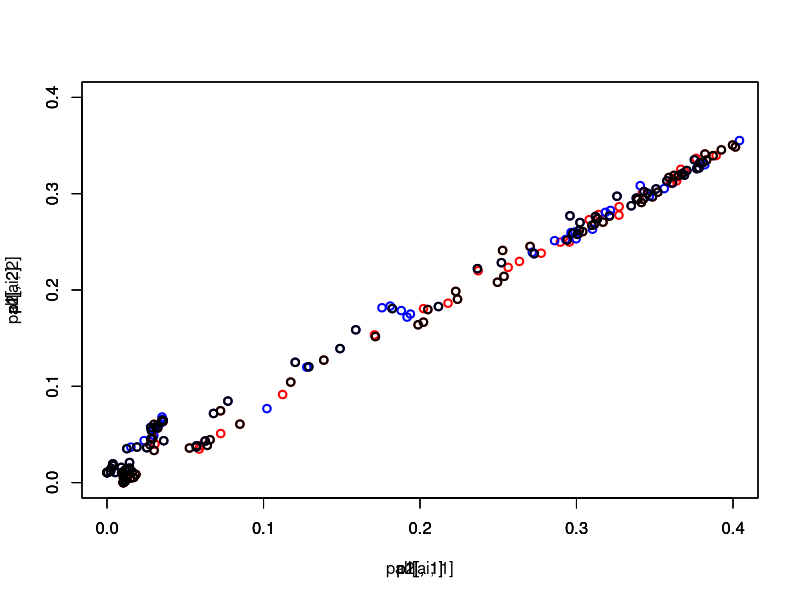
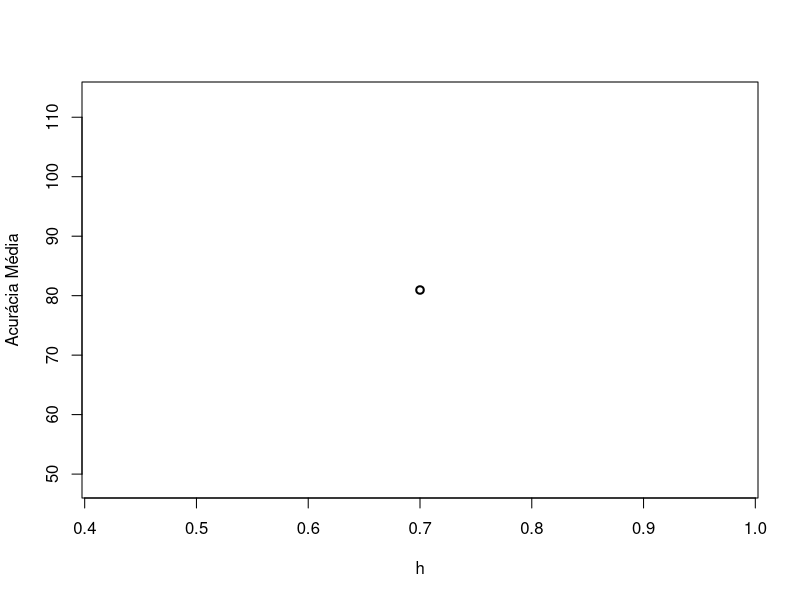

The R source for these figures, in order:
rm(list = ls())
if (length(dev.list())) {
  dev.off()
}

library("mlbench")
library("flextable")
library("kernlab")

set.seed(205)

# pega os dados da package mlbench
data("Glass")
data2 <- Glass

C1_LABEL <- 1
C2_LABEL <- -1

# length(which(data2$Type == 1)): 70
# length(which(data2$Type == 2)): 76
# 3: 17
# 4: 0
# 5: 13
# 6: 9
# 7: 29

# classe majotaria: 2 -> C1
# classe C2: todas as demais

# Realiza o tratamento dos dados para remoção de NA
data2 <- data2[complete.cases(data2),]

start_variables_column <- 1
end_variables_column <- 9
label_column <- 10

X <- data.matrix(data2[, start_variables_column:end_variables_column])

N <- nrow(X) # numero de amostras
n <- ncol(X) # numero de variaveis

Y <- matrix(NA, nrow = N, ncol = 1)

for (i in 1:N) {
  # ultima coluna é a coluna com a classe
  if (data2[i, label_column] == 2) {
    Y[i] <- C1_LABEL
  } else {
    Y[i] <- C2_LABEL
  }
}

# junta tudo na matriz dos dados
all_data <- cbind(X, Y)

# embaralha a matriz dos dados de entrada - remove bias de coleta
all_data <- all_data[sample.int(nrow(all_data)), ]

n_folds <- 10
fold_size <- floor(N / n_folds)

acc_array <- c()

acc_mean_array <- c()

h_list <- seq(0.1, 2, 0.1)
h_list <- c(0.7)
C <- 15

for (h in h_list) {
  for (fold in 1:n_folds) {
    num_of_corrects <- 0
    
    start_index <- fold_size * (fold - 1) + 1
    end_index <- start_index + fold_size
    
    data_for_test <- all_data[start_index:end_index, ]
    X_test <- data_for_test[, 1:n]
    Y_test <- data_for_test[, n+1]
    
    data_for_train <- all_data[-(start_index:end_index), ]
    X_train <- data_for_train[, 1:n]
    Y_train <- data_for_train[, n+1]
    
    # treina a rede
    svm_train <- ksvm(X_train, Y_train, type='C-bsvc', kernel='rbfdot',
                      kpar=list(sigma=h), C=C)
    a <- alpha(svm_train)
    ai <- SVindex(svm_train)
    
    # svm_train <- ksvm(X_train, Y_train, type='C-bsvc', kernel='polydot',
    #                    C=C, kpar=list(degree=2))
    
    # svm_train <- ksvm(X_train, Y_train, type='C-bsvc', kernel='tanhdot',
    #                    C=C, kpar=list(scale=0.001))
    
    # svm_train <- ksvm(X_train, Y_train, type='C-bsvc', kernel='laplacedot',
    #                   kpar=list(sigma=h), C=C)
    
    yhat <- predict(svm_train, X_test, type="response")
    
    for (i in 1:length(Y_test)) {
      if (yhat[i] == Y_test[i]) {
        num_of_corrects <- num_of_corrects + 1
      }
    }
    
    acc_array <- c(acc_array, num_of_corrects / fold_size * 100)
    
    if (fold != 1) next
    
    # plota a projeção com o codigo do Braga
    dall <- as.matrix(dist(X_train, diag=TRUE, upper=TRUE))
    kall <- exp(-(dall*dall) / (2 * (h)^2))
    
    n_train <- nrow(X_train)
    first_half <- 1:(n_train/2)
    second_half <- ((n_train / 2) + 1):n_train
    
    k11 <- kall[first_half, first_half]
    k12 <- kall[first_half, second_half]
    k21 <- kall[second_half, first_half]
    k22 <- kall[second_half, second_half]
    
    p11 <- rowSums(k11)
    p12 <- rowSums(k12)
    p21 <- rowSums(k21)
    p22 <- rowSums(k22)
    
    p1 <- cbind(p11, p12) / (n_train / 2)
    p2 <- cbind(p21, p22) / (n_train / 2)
    
    pall <- rbind(p1, p2)
    
    limit <- c(0, 0.4)
    plot(p1[,1], p1[,2], col = "red", xlim=limit, ylim=limit, lwd = 2)
    par(new=T)
    plot(p2[,1], p2[,2], col = "blue", xlim=limit, ylim=limit, lwd = 2)
    par(new=T)
    plot(pall[ai,1], pall[ai,2], col = "black", xlim=limit, ylim=limit, lwd = 2)
  }
  
  print(paste(mean(acc_array), " +/- ", sd(acc_array)))
  
  acc_mean_array <- c(acc_mean_array, mean(acc_array))
}


df <- data.frame(seq(1, 10, 1), round(acc_array, 2))
colnames(df) <- c("Fold", "Acurácia (%)")
ft <- flextable(df)
ft <- align(ft, align = "center", part = "all")

plot(h_list, acc_mean_array, xlab = "h", ylab="Acurácia Média", type="b", lty="dashed"
     , lwd = 2)
